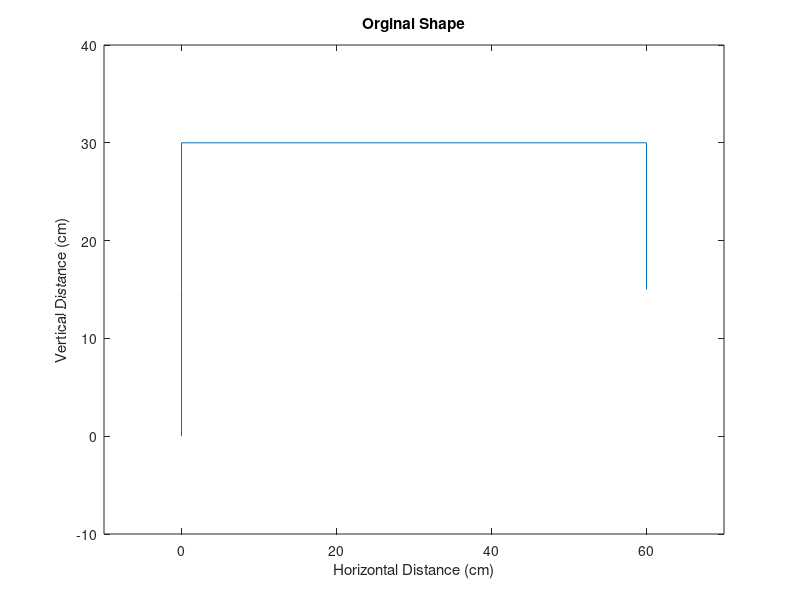
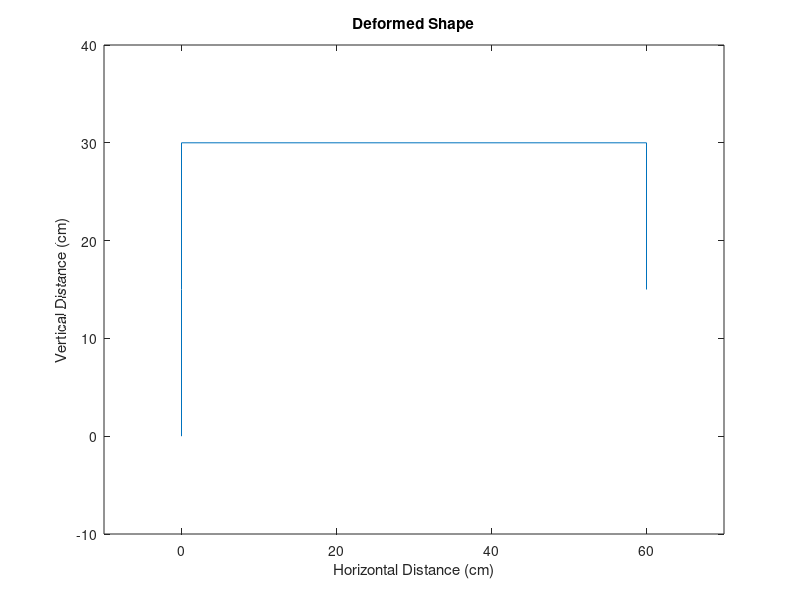

The MATLAB source for these figures, in order:
clear all

%This code is for Question 1, Part A, Part i. Which is 4 elements with both
%supports being fixed.

numberElements=4;    %Number of elements to analyse for
numberNodes=numberElements+1;   %Nodes=elements+1
dofNode=3;                %3 degrees of freedom present, x, y, rotation
nodesEl=2;                %node i and node j
dofEl=dofNode*nodesEl;    %The degrees of freedom for a single element is equal to degrees of freedom per node * nodes per element

%Discretisation process begins

elementNodes=[1 2; 2 3; 3 4; 4 5]; %The global node labelling system. First elements (1 2), second element (2 3), etc
nodeCoordinates=[0 0; 0 15; 0 30; 60 30; 60 15]; %Coordinates for plotting the frame
bcDof=[1,2,3,13,14,15]; %Boundary conditions of the frame, these are found at node 1 and node 5. 

%Discretisation process complete

A=200; %units cm^2
E=20*10^6   %units N/cm^2
I=10^4*6;   %cm^4

P=[0;0;0;150000;0;0;0;0;0;0;0;0;0;0;0]; %force applied at node 2, x direction, hence degree of freedom 4.

xx=nodeCoordinates(:,1); %Storing the x coordinate data
yy=nodeCoordinates(:,2); %Storing the y coordinate data
sysDof=dofNode*numberNodes; %Total number of degrees of freedom for the system.
noConstraints=length(bcDof); %No of constraints will be equal to the number of boundary conditions.
elDofs=zeros(numberElements,dofEl); %Sizing a matrix ready to store all the degrees of freedom.

K=zeros(sysDof,sysDof); %Sizing the global stiffness matrix


for e=1:numberElements
    elDofs(e,1)=(elementNodes(e,1)*3)-2; %Calculating for the given element e; the degree of freedom U(3i-2)
    elDofs(e,2)=(elementNodes(e,1)*3)-1; %Calculating for the given element e; the degree of freedom U(3i-1)
    elDofs(e,3)=(elementNodes(e,1)*3); %Calculating for the given element e; the degree of freedom U(3i)
    elDofs(e,4)=(elementNodes(e,2)*3)-2; %Calculating for the given element e; the degree of freedom U(3j-2)
    elDofs(e,5)=(elementNodes(e,2)*3)-1; %Calculating for the given element e; the degree of freedom U(3j-1)
    elDofs(e,6)=(elementNodes(e,2)*3); %Calculating for the given element e; the degree of freedom U(3j)
    index1=elementNodes(e,1); %Retriving the index, which will be used to extract x and y coordination for the given element e.
    index2=elementNodes(e,2); %Retriving the index, which will be used to extract x and y coordination for the given element e.
    xx1=xx(index1); %Extracting the x coordinate relating to the i node of the element
    xx2=xx(index2); %Extracting the x coordinate relating to the j node of the element 
    yy1=yy(index1); %Extracting the y coordinate relating to the i node of the element
    yy2=yy(index2); %%Extracting the x coordinate relating to the j node of the element
    L=((xx2-xx1)^2+(yy2-yy1)^2)^0.5; %Pythagoras Theorem
    c=(xx2-xx1)/L; %cos(pheta) is equal to
    s=(yy2-yy1)/L; %sin(pheta) is equal to

    ALI=A*L^2/I; %The A and I are constant for all elements, The length is specific
    EIL=E*I/L^3; %The E and I are constant for all elements, The length is specific
    
    
    Te=[c s 0 0 0 0; -s c 0 0 0 0; 0 0 1 0 0 0; 0 0 0 c s 0; 0 0 0 -s c 0; 0 0 0 0 0 1]; %Transformation matrix
    kebar=EIL*[ALI 0 0 -ALI 0 0; 0 12 6*L 0 -12 6*L; 0 6*L 4*L^2 0 -6*L 2*L^2; -ALI 0 0 ALI 0 0; 0 -12 -6*L 0 12 -6*L; 0 6*L 2*L^2 0 -6*L 4*L^2]; %kebar
    ke=transpose(Te)*kebar*Te; %transformed ke
    
    K(3*e-2:3*e+3,3*e-2:3*e+3)=K(3*e-2:3*e+3,3*e-2:3*e+3)+ke; %The assembly procedure
end

%Applying boundary conditions to the global stiffness matrix and and the
%externally applied load
noConstraints=6;
for c=1:noConstraints
    i=bcDof(c);
    j=bcDof(c);
    K(i,:)=0;
    K(:,j)=0;
    P(i)=0;
end


%Creating the reduced stiffness matrix and reduced force matrix
RefinedK=K(4:12,4:12);
RefinedP=P(4:12,1);

%Calculating the displacement and roation
U=RefinedK\RefinedP;

%Creating the appropriate size displacement and rotation matrix
uFinal=zeros(3*4+3,1)
uFinal(4:3*4,1)=U;

%POST_PROCESSING

nodalForce = K*uFinal; %Forces and moments in the nodes
elementForce = zeros(numberElements,dofEl); %sizing an matrix to fit 6 degrees of freedoms for all the elements

for e = 1:numberElements
    elDofs(e,1) = (elementNodes(e,1)*3)-2;      %dof U_3i-2
    elDofs(e,2) = (elementNodes(e,1)*3)-1;      %dof U_3i-1
    elDofs(e,3) = (elementNodes(e,1)*3);        %dof U_3i
    elDofs(e,4) = (elementNodes(e,2)*3)-2;      %dof U_3j-2
    elDofs(e,5) = (elementNodes(e,2)*3)-1;      %dof U_3j-1
    elDofs(e,6) = (elementNodes(e,2)*3);        %dof U_3j
    index1 = elementNodes(e,1);                 %calls node i DOFs
    index2 = elementNodes(e,2);                 %calls node j DOFs
    xx1 = xx(index1);                           %x_i coordinates
    xx2 = xx(index2);                           %x_j coordinates
    yy1 = yy(index1);                           %y_i coordinates
    yy2 = yy(index2);                           %y_j coordinates
    L = (((xx2-xx1)^2)+((yy2-yy1)^2))^(0.5); %element length calculation
    C(e) = (xx2-xx1)/L;                      %element cosine calculation
    S(e) = (yy2-yy1)/L;                      %element sine calculation
    c = C(e);                                   %renamed for convenience
    s = S(e);                                   %renamed for convenience
    cs = c*s;                                   %definition
    c2 = c^2;                                   %definition
    s2 = s^2;                                   %definition
    ALI=A*L^2/I;
    EIL=E*I/L^3;                               %definition


    Te=[c s 0 0 0 0; -s c 0 0 0 0; 0 0 1 0 0 0; 0 0 0 c s 0; 0 0 0 -s c 0; 0 0 0 0 0 1]; %Transformation matrix 
    kebar=EIL*[ALI 0 0 -ALI 0 0; 0 12 6*L 0 -12 6*L; 0 6*L 4*L^2 0 -6*L 2*L^2; -ALI 0 0 ALI 0 0; 0 -12 -6*L 0 12 -6*L; 0 6*L 2*L^2 0 -6*L 4*L^2];                   %element force
    ke=transpose(Te)*kebar*Te %element stiffness matrix after being transformed



    gDof = elDofs(e,:); 
    cDofStart = gDof(1);
    cDofEnd = gDof(end);
    uCurrent = uFinal(cDofStart:cDofEnd);
    elementForce(e,:) = ke*uCurrent; %Storing the forces and moments for each i and j of each element
end


Xdisp=zeros(size(xx)); %Sizing a matrix specifically for x displacements
Ydisp=zeros(size(yy)); %Sizing a matrix specifically for y displacements

Xdisp(2:numberNodes-1,1)=U(1:3:(numberNodes-2)*3,1); %Storing data in appropriate locations
Ydisp(2:numberNodes-1,1)=U(2:3:(numberNodes-2)*3+1,1); %Storing data in appropriate locations



%Plotting and labelling the orginal shape
plot(xx,yy)
hold on
axis([-10 max(xx)+10 -10 max(yy)+10])
xlabel('Horizontal Distance (cm)');
ylabel('Vertical Distance (cm)');
title('Orginal Shape');
hold off

%Plotting and labbeling the deformed shape
Xfinal=nodeCoordinates(:,1)+Xdisp(:,1); %The final x coordinate positions after loading
Yfinal=nodeCoordinates(:,2)+Ydisp(:,1); %The final y coordiante positions after loading
figure
plot(Xfinal, Yfinal)
hold on
axis([-10 max(Xfinal)+10 -10 max(Yfinal)+10])
xlabel('Horizontal Distance (cm)');
ylabel('Vertical Distance (cm)');
title('Deformed Shape');
hold off

    